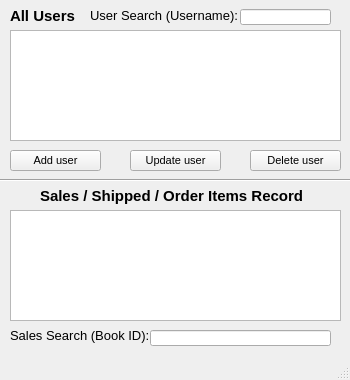
<?xml version="1.0" encoding="UTF-8"?>
<ui version="4.0">
 <class>MainWindow</class>
 <widget class="QMainWindow" name="MainWindow">
  <property name="geometry">
   <rect>
    <x>0</x>
    <y>0</y>
    <width>350</width>
    <height>380</height>
   </rect>
  </property>
  <property name="windowTitle">
   <string>MainWindow</string>
  </property>
  <widget class="QWidget" name="centralwidget">
   <widget class="QTableView" name="tbl_users">
    <property name="geometry">
     <rect>
      <x>10</x>
      <y>30</y>
      <width>331</width>
      <height>111</height>
     </rect>
    </property>
    <property name="selectionMode">
     <enum>QAbstractItemView::SingleSelection</enum>
    </property>
    <property name="selectionBehavior">
     <enum>QAbstractItemView::SelectRows</enum>
    </property>
   </widget>
   <widget class="QLabel" name="label_5">
    <property name="geometry">
     <rect>
      <x>10</x>
      <y>0</y>
      <width>71</width>
      <height>31</height>
     </rect>
    </property>
    <property name="font">
     <font>
      <pointsize>11</pointsize>
      <weight>75</weight>
      <italic>false</italic>
      <bold>true</bold>
      <kerning>true</kerning>
     </font>
    </property>
    <property name="text">
     <string>All Users</string>
    </property>
   </widget>
   <widget class="QPushButton" name="add_user">
    <property name="geometry">
     <rect>
      <x>10</x>
      <y>150</y>
      <width>91</width>
      <height>21</height>
     </rect>
    </property>
    <property name="font">
     <font>
      <pointsize>8</pointsize>
     </font>
    </property>
    <property name="text">
     <string>Add user</string>
    </property>
   </widget>
   <widget class="QPushButton" name="update_user">
    <property name="geometry">
     <rect>
      <x>130</x>
      <y>150</y>
      <width>91</width>
      <height>21</height>
     </rect>
    </property>
    <property name="font">
     <font>
      <pointsize>8</pointsize>
     </font>
    </property>
    <property name="text">
     <string>Update user</string>
    </property>
   </widget>
   <widget class="QPushButton" name="delete_user">
    <property name="geometry">
     <rect>
      <x>250</x>
      <y>150</y>
      <width>91</width>
      <height>21</height>
     </rect>
    </property>
    <property name="font">
     <font>
      <pointsize>8</pointsize>
     </font>
    </property>
    <property name="text">
     <string>Delete user</string>
    </property>
   </widget>
   <widget class="QTableView" name="tbl_sales">
    <property name="geometry">
     <rect>
      <x>10</x>
      <y>210</y>
      <width>331</width>
      <height>111</height>
     </rect>
    </property>
    <property name="selectionMode">
     <enum>QAbstractItemView::SingleSelection</enum>
    </property>
    <property name="selectionBehavior">
     <enum>QAbstractItemView::SelectRows</enum>
    </property>
   </widget>
   <widget class="QLabel" name="label_6">
    <property name="geometry">
     <rect>
      <x>40</x>
      <y>180</y>
      <width>301</width>
      <height>31</height>
     </rect>
    </property>
    <property name="font">
     <font>
      <pointsize>11</pointsize>
      <weight>75</weight>
      <italic>false</italic>
      <bold>true</bold>
      <kerning>true</kerning>
     </font>
    </property>
    <property name="text">
     <string>Sales / Shipped / Order Items Record</string>
    </property>
   </widget>
   <widget class="Line" name="line_3">
    <property name="geometry">
     <rect>
      <x>0</x>
      <y>170</y>
      <width>351</width>
      <height>21</height>
     </rect>
    </property>
    <property name="orientation">
     <enum>Qt::Horizontal</enum>
    </property>
   </widget>
   <widget class="QLabel" name="label_7">
    <property name="geometry">
     <rect>
      <x>90</x>
      <y>0</y>
      <width>151</width>
      <height>31</height>
     </rect>
    </property>
    <property name="font">
     <font>
      <pointsize>10</pointsize>
     </font>
    </property>
    <property name="text">
     <string>User Search (Username):</string>
    </property>
   </widget>
   <widget class="QLineEdit" name="search_by_user">
    <property name="geometry">
     <rect>
      <x>240</x>
      <y>9</y>
      <width>91</width>
      <height>16</height>
     </rect>
    </property>
   </widget>
   <widget class="QLineEdit" name="search_by_sales">
    <property name="geometry">
     <rect>
      <x>150</x>
      <y>330</y>
      <width>181</width>
      <height>16</height>
     </rect>
    </property>
   </widget>
   <widget class="QLabel" name="label_8">
    <property name="geometry">
     <rect>
      <x>10</x>
      <y>320</y>
      <width>151</width>
      <height>31</height>
     </rect>
    </property>
    <property name="font">
     <font>
      <pointsize>10</pointsize>
     </font>
    </property>
    <property name="text">
     <string>Sales Search (Book ID):</string>
    </property>
   </widget>
  </widget>
  <widget class="QMenuBar" name="menubar">
   <property name="geometry">
    <rect>
     <x>0</x>
     <y>0</y>
     <width>350</width>
     <height>21</height>
    </rect>
   </property>
  </widget>
  <widget class="QStatusBar" name="statusbar"/>
 </widget>
 <resources/>
 <connections/>
</ui>
